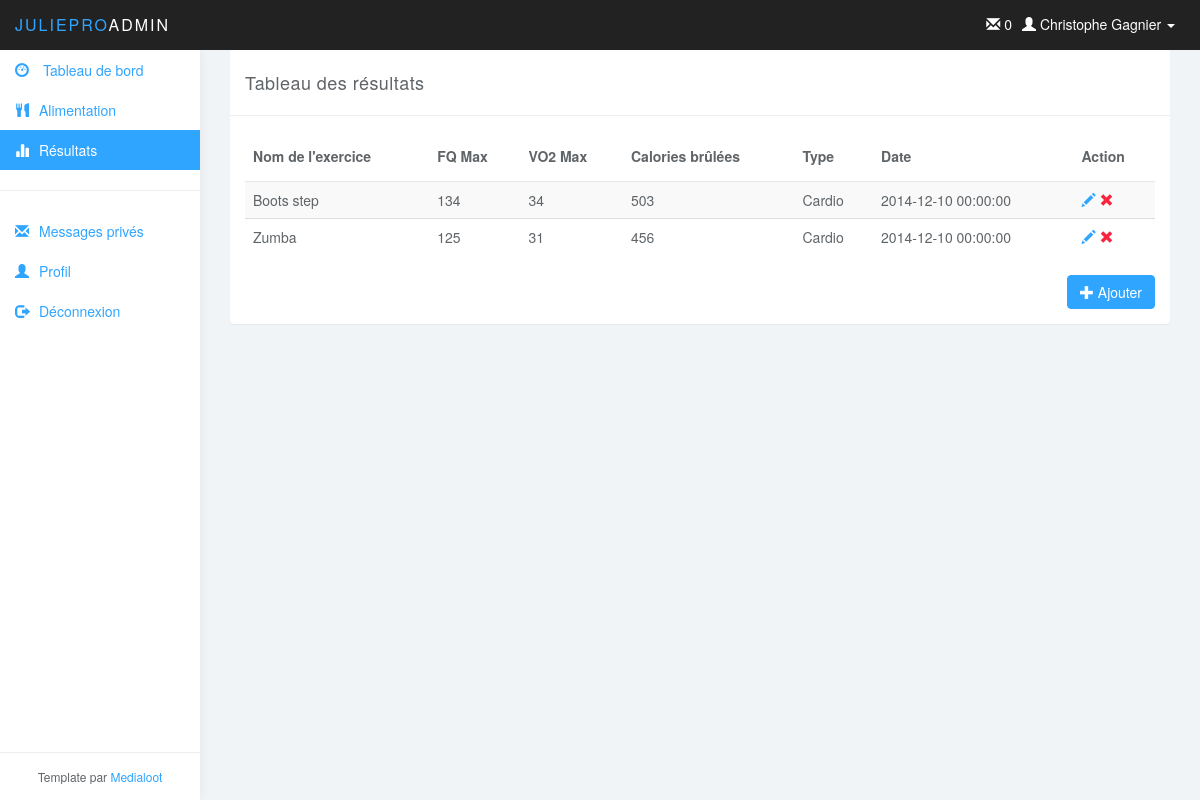
The page /?action=view_resultat on the database as committed earlier.
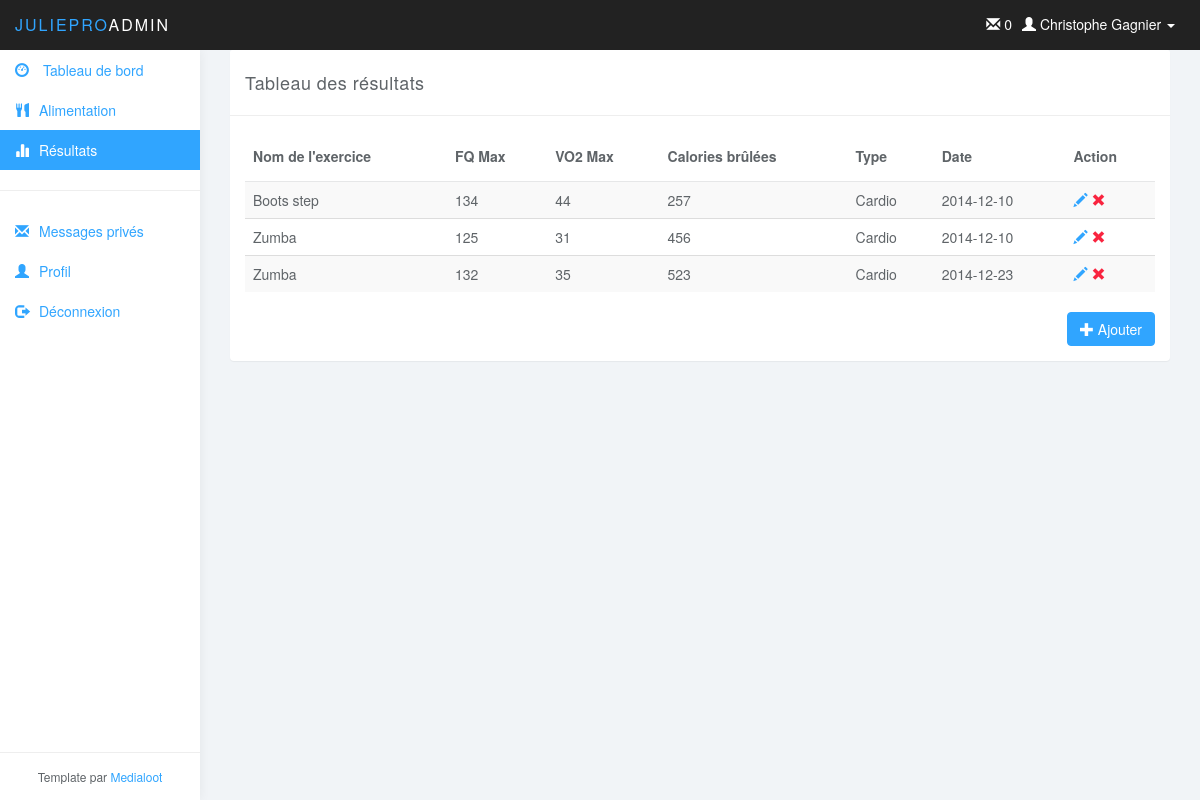
The same page on the database as committed later.
### tables this page shows
CREATE TABLE IF NOT EXISTS `resultat` (
`resultatID` int(11) NOT NULL,
  `FQMax` int(11) NOT NULL,
  `VO2Max` int(11) NOT NULL,
  `calorieBrulee` int(11) NOT NULL,
  `date` date NOT NULL,
  `entrainementID` int(11) NOT NULL,
  `clientID` int(11) NOT NULL
);

CREATE TABLE IF NOT EXISTS `entrainement` (
`entrainementID` int(11) NOT NULL,
  `nom` varchar(45) DEFAULT NULL,
  `type` varchar(45) DEFAULT NULL
);

### model/user_db.php (called while the page is built, shortened)
<?php
function get_user($userID) {
    global $db;
    $query = 'SELECT * FROM utilisateur
              WHERE utilisateurID = '.$userID;
    $result = $db->query($query);
	$result = $result->fetch();
    return $result;
}

### model/resultat_db.php (called while the page is built, shortened)
<?php
function get_all_resultat($userID)
{
    global $db;
    $query = 'SELECT *
        FROM `resultat` R
        INNER JOIN `entrainement` E
        ON R.`entrainementID` = E.`entrainementID`
        WHERE R.clientID = '.$userID;
    $result = $db->query($query);
    return $result;
}

### view/resultat.php (the view, shortened to what this page needs)
<div class="col-md-12">
    <?php
    $resultat = get_all_resultat($userInfo['utilisateurID']);
        ?>
        <div class="panel panel-default">
            <div class="panel-heading">Tableau des résultats</div>
            <div class="panel-body">
                <table class="table table-striped table-hover">
                    <thead>
                    <tr>
                        <th>Nom de l'exercice</th>
                        <th>FQ Max</th>
                        <th>VO2 Max</th>
                        <th>Calories brûlées</th>
                        <th>Type</th>
                        <th>Date</th>
                        <th>Action</th>
                    </tr>
                    </thead>
                    <?php
                    foreach($resultat as $resultatCourant)
                    {
                        echo '<tr>';
                            echo'<td>'.$resultatCourant['nom'].'</td>';
                            echo'<td>'.$resultatCourant['FQMax'].'</td>';
                            echo'<td>'.$resultatCourant['VO2Max'].'</td>';
                            echo'<td>'.$resultatCourant['calorieBrulee'].'</td>';
                            echo'<td>'.$resultatCourant['type'].'</td>';
                            echo'<td>'.$resultatCourant['date'].'</td>';
                        echo '<td>';
                            echo '<a href="?action=form_resultat&edit='.$resultatCourant['resultatID'].'" class="glyphicon glyphicon-pencil "> </a> ';
                            echo '<a href="?action=remove_resultat&resultatID='.$resultatCourant['resultatID'].'" class="glyphicon glyphicon-remove color-red"> </a>';
                        echo '</td>';
                        echo '</tr>';
                    }
                ?>
                </table>
                <a href="?action=form_resultat" class="btn btn-primary pull-right"><span class="glyphicon glyphicon-plus"></span> Ajouter</a>
            </div>
        </div>
    </div>

Rows that differ between the two databases and show on the page:
changed resultat "Boots step": VO2Max "34" → "44"; calorieBrulee "503" → "257"; date "2014-12-10 00:00:00" → "2014-12-10"
changed resultat (number 2 of 3 on the later page): date "2014-12-10 00:00:00" → "2014-12-10"
added resultat: entrainementID.nom "Zumba", FQMax "132", VO2Max "35", calorieBrulee "523", entrainementID.type "Cardio", date "2014-12-23"
